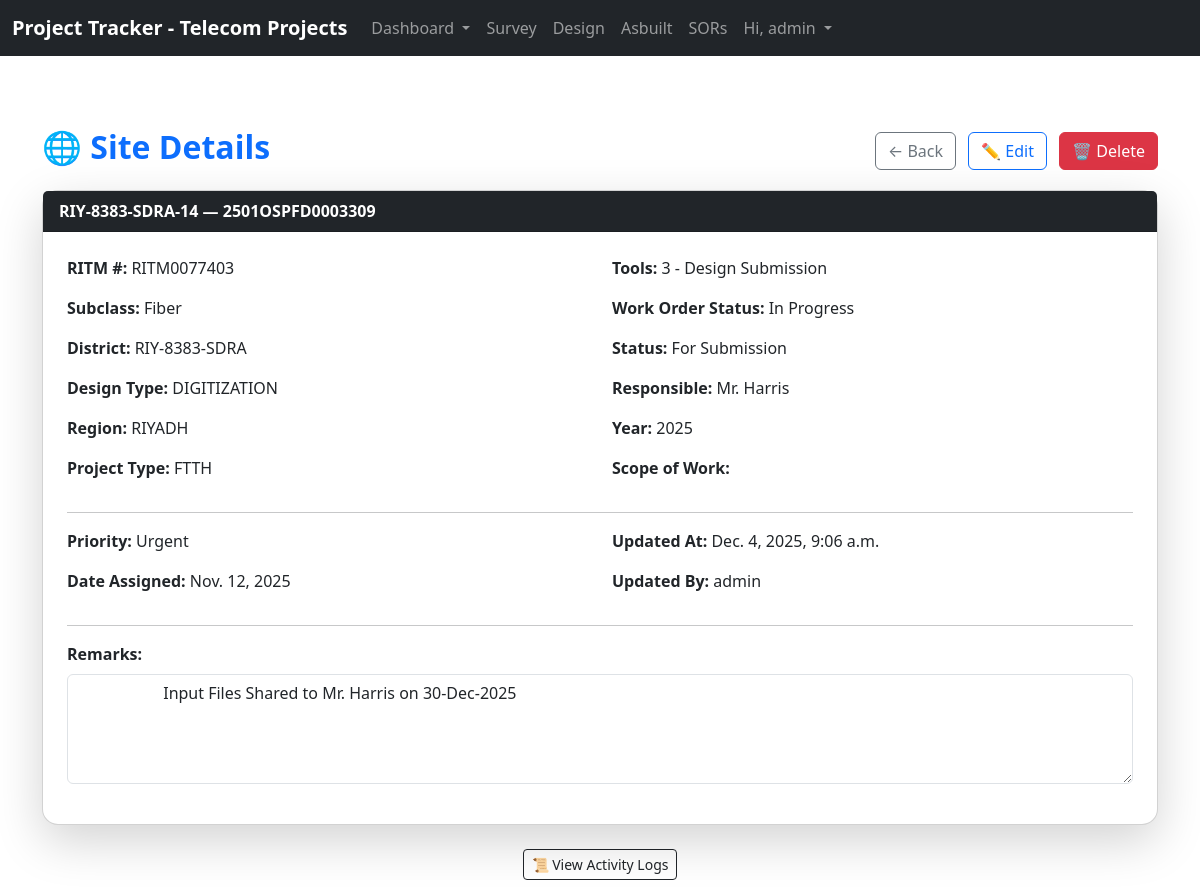
Page /design/1797/ (signed in) on the committed database.
### website/models.py (models this page shows, shortened)
class design(models.Model):
    district_name = models.CharField(max_length=200, blank=True)
    cluster_name = models.CharField(max_length=200, blank=True)
    work_order = models.CharField(max_length=16)
    scope_work = models.CharField(max_length=100, blank=True)
    subclass = models.CharField(max_length=50)
    project_type = models.CharField(max_length=20)
    year = models.IntegerField()
    RITM = models.CharField(max_length=11)
    region = models.CharField(max_length=20)
    target_area = models.IntegerField(blank=True)
    date_assigned = models.DateField()
    design_type = models.CharField(max_length=50, blank=True)
    status = models.CharField(max_length=50, blank=True)
    tools = models.CharField(max_length=50)
    wo_status = models.CharField(max_length=50)
    responsible = models.CharField(max_length=100)
    priority = models.CharField(max_length=20)
    remarks = models.TextField(blank=True)
    updated_at = models.DateTimeField(auto_now=True)
    updated_by = models.ForeignKey(
        User, on_delete=models.SET_NULL, null=True, blank=True
    )

### website/views.py (the view)
# urls.py: path('design/<int:pk>/', views.design_detail, name='design_detail'),
def design_detail(request, pk):
    if request.user.is_authenticated:
        design_record = get_object_or_404(design, id=pk)
        logs = ActivityLog.objects.filter(
            content_type=ContentType.objects.get_for_model(design),
            object_id=design_record.id
        ).order_by('-timestamp')
        return render(request, 'design_detail.html', {
            'design_record': design_record,
            'logs': logs
        })
    else:
        messages.error(request, "You must be logged in to View that page.")
        return redirect('home')

### website/templates/design_detail.html (shortened to what this page needs)
{% extends 'base.html' %}
{% load tz %}
{% block content %}
<div class="container mt-5">
    <div class="d-flex justify-content-between align-items-center mb-3">
        <h2 class="fw-bold text-primary">
            🌐 Site Details
        </h2>
        <div>
            <a href="{% url 'design' %}" class="btn btn-outline-secondary me-2">
                ← Back
            </a>
            <a href="{% url 'update_design_record' design_record.id %}" class="btn btn-outline-primary me-2">
                ✏ Edit
            </a>
            <button class="btn btn-danger" data-bs-toggle="modal" data-bs-target="#deleteConfirmModal">
                🗑 Delete
            </button>
        </div>
    </div>
    <div class="card shadow-lg rounded-4">
        <div class="card-header bg-dark text-white fw-bold">
            {{ design_record.cluster_name }} — {{ design_record.work_order }}
        </div>
        <div class="card-body p-4">
            <div class="row">
                <div class="col-md-6">
                    <p><strong>RITM #:</strong> {{ design_record.RITM }}</p>
                    <p><strong>Subclass:</strong> {{ design_record.subclass }}</p>
                    <p><strong>District:</strong> {{ design_record.district_name }}</p>
                    <p><strong>Design Type:</strong> {{ design_record.design_type }}</p>
                    <p><strong>Region:</strong> {{ design_record.region }}</p>
                    <p><strong>Project Type:</strong> {{ design_record.project_type }}</p>
                </div>
                <div class="col-md-6">
                    <p><strong>Tools:</strong> {{ design_record.tools }}</p>
                    <p><strong>Work Order Status:</strong> {{ design_record.wo_status }}</p>
                    <p><strong>Status:</strong> {{ design_record.status }}</p>
                    <p><strong>Responsible:</strong> {{ design_record.responsible }}</p>
                    <p><strong>Year:</strong> {{ design_record.year }}</p>
                    <p><strong>Scope of Work:</strong> {{ design_record.scope_work }}</p>
                </div>
            </div>
            <hr>
            <div class="row">
                <div class="col-md-6">
                    <p><strong>Priority:</strong> {{ design_record.priority }}</p>
                    <p><strong>Date Assigned:</strong> {{ design_record.date_assigned }}</p>
                </div>
                <div class="col-md-6">
                    <p><strong>Updated At:</strong> {{ design_record.updated_at }}</p>
                    <p><strong>Updated By:</strong> {{ design_record.updated_by }}</p>
                </div>
            </div>
            <hr>
            <div class="mb-3">
                <label class="form-label fw-bold">Remarks:</label>
                <textarea class="form-control" rows="4" readonly style="resize: vertical;">
                    {{ design_record.remarks }}
                </textarea>
            </div>
        </div>
    </div>
    <div class="mt-4 text-center">
        <button class="btn btn-outline-dark btn-sm mb-2" type="button" data-bs-toggle="collapse"
            data-bs-target="#activityLogs" aria-expanded="false" aria-controls="activityLogs">
            📜 View Activity Logs
        </button>
    </div>
</div>
{% endblock %}

### website/templates/navbar.html (shortened to what this page needs)
<nav class="navbar navbar-expand-lg navbar-dark bg-dark">
    <div class="container-fluid">
        <a class="navbar-brand" href="{% url 'home' %}"><strong>Project Tracker - Telecom Projects</strong></a>
        {% if user.is_authenticated %}
        <div class="collapse navbar-collapse" id="navbarSupportedContent">
            <ul class="navbar-nav me-auto mb-4 mb-lg-0">
                <li class="nav-item dropdown">
                    <a class="nav-link dropdown-toggle" href="#" role="button" data-bs-toggle="dropdown"
                        aria-expanded="false">
                        Dashboard
                    </a>
                </li>
                <li class="nav-item">
                    <a class="nav-link" href="{% url 'survey' %}">Survey</a>
                </li>
                <li class="nav-item">
                    <a class="nav-link" href="{% url 'design' %}">Design</a>
                </li>
                <li class="nav-item">
                    <a class="nav-link" href="#">Asbuilt</a>
                </li>
                <li class="nav-item">
                    <a class="nav-link" href="{% url 'sor' %}">SORs</a>
                </li>
                <li class="nav-item dropdown">
                    <a class="nav-link dropdown-toggle" href="#" role="button" data-bs-toggle="dropdown"
                        aria-expanded="false">
                        Hi, {{ user.username }}
                    </a>
                </li>
            </ul>
        </div>
        {% endif %}
    </div>
</nav>

### rows in the picture
design: cluster_name "RIY-8383-SDRA-14", work_order "2501OSPFD0003309", RITM "RITM0077403", subclass "Fiber", district_name "RIY-8383-SDRA", design_type "DIGITIZATION", region "RIYADH", project_type "FTTH", tools "3 - Design Submission", wo_status "In Progress", status "For Submission", responsible "Mr. Harris", year "2025", priority "Urgent", date_assigned "Nov. 12, 2025", updated_at "Dec. 4, 2025, 9:06 a.m.", updated_by "admin", remarks "Input Files Shared to Mr. Harris on 30-Dec-2025"

### other values in the picture
{{ user.username }} "admin"
